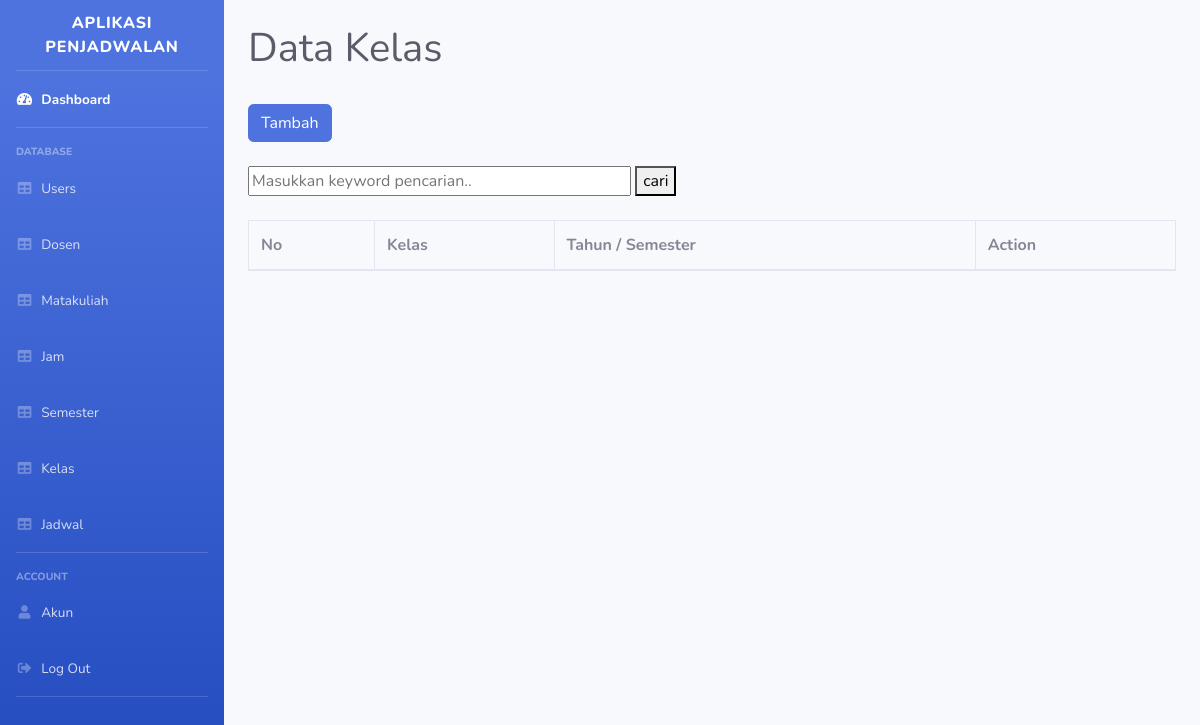
The app's page /kelas.php (signed in), older data.
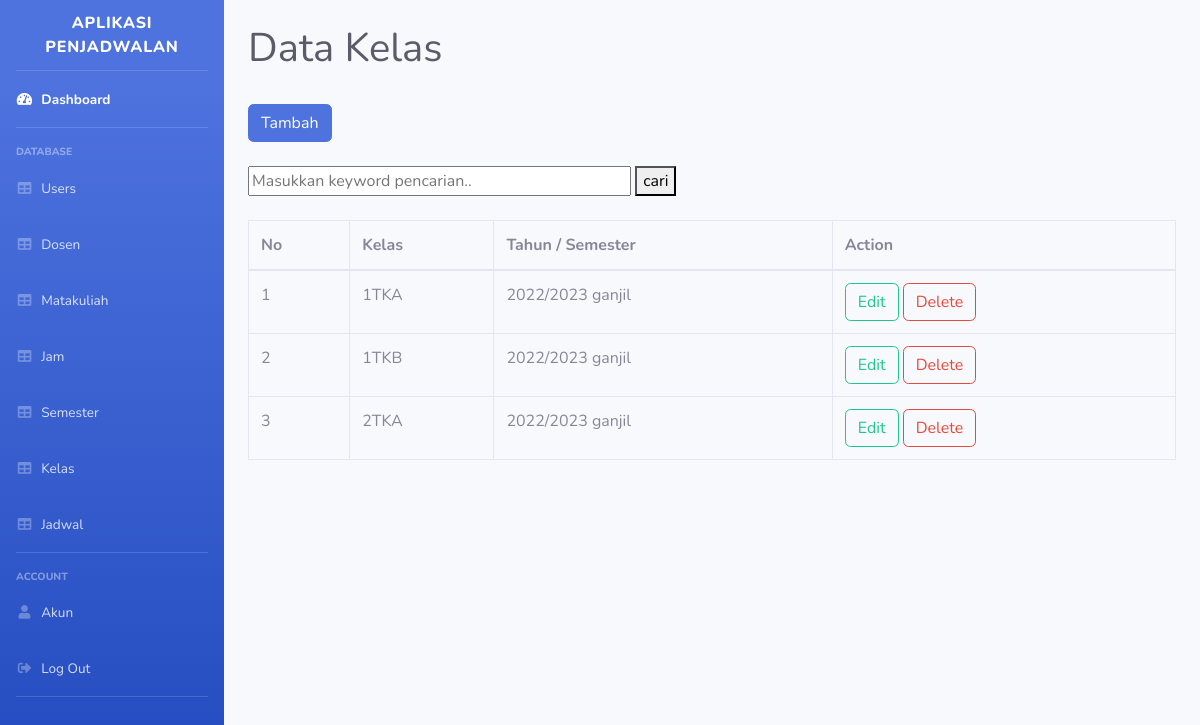
The same page, newer data.
### tables this page shows
CREATE TABLE `kelas` (
  `id_kelas` int(11) NOT NULL,
  `kelas` varchar(30) NOT NULL,
  `id_semester` int(11) NOT NULL
);

CREATE TABLE `semester` (
  `id_semester` int(11) NOT NULL,
  `tahun` varchar(50) NOT NULL,
  `semester` enum('ganjil','genap') NOT NULL,
  `status` enum('0','1') NOT NULL
);

### kelas.php (the view, shortened to what this page needs)
<?php
require 'function.php';
$result = mysqli_query($conn, "SELECT * FROM kelas INNER JOIN semester ON kelas.id_semester = semester.id_semester");
?>
<!DOCTYPE html>
<html lang="en">
<head>
    <link href="vendor/fontawesome-free/css/all.min.css" rel="stylesheet" type="text/css">
    <link href="css/sb-admin-2.min.css" rel="stylesheet">
</head>
<body>
    <div id="wrapper">
        <?php include 'navigation.php'; ?>
        <div id="content-wrapper" class="d-flex flex-column">
            <div class="container-fluid">
                <div class="d-sm-flex align-items-center justify-content-between mb-4 mt-4">
                    <h1 class="text-gray-800">Data Kelas</h1>
                </div>
                <div class="mb-4">
                    <a class="btn btn-primary" role="button" href="add_kelas.php">Tambah</a>
                </div>
                <div class="mb-4">
                    <form action="" method="post">
                        <input type="text" name="keyword" size="40" placeholder="Masukkan keyword pencarian.." autocomplete="off">
                        <button type="submit" name="cari">cari</button>
                    </form>
                </div>
                <div class="table-responsive">
                    <table class="table table-bordered" cellspacing="0">
                        <thead>
                            <tr>
                                <th>No</th>
                                <th>Kelas</th>
                                <th>Tahun / Semester</th>
                                <th>Action</th>
                            </tr>
                        </thead>
                        <tbody>
                            <?php $i = 1; ?>
                            <?php while ($data = mysqli_fetch_assoc($result)): ?>
                            <tr>
                                <td><?= $i++; ?></td>
                                <td><?= $data['kelas']; ?></td>
                                <td><?= $data['tahun'] . " " . $data['semester']; ?></td>
                                <td>
                                    <a class="btn btn-outline-success" role="button" href="update_kelas.php?id_kelas=<?= $data['id_kelas']; ?>">Edit</a>
                                    <a class="btn btn-outline-danger" role="button" href="delete_kelas.php?id_kelas=<?= $data['id_kelas']; ?>"
                                        onclick="return confirm('Apakah anda yakin ingin menghapus data ini?')">Delete</a>
                                </td>
                            </tr>
                            <?php endwhile; ?>
                        </tbody>
                    </table>
                </div>
            </div>
        </div>
    </div>
</body>
</html>

### navigation.php
<ul class="navbar-nav bg-gradient-primary sidebar bg-sidebar sidebar-dark accordion" id="accordionSidebar">
    <a class="sidebar-brand d-flex align-items-center justify-content-center" href="index.php">
        <div class="sidebar-brand-text mx-3">Aplikasi Penjadwalan</div>
    </a>
    <hr class="sidebar-divider my-0">
    <li class="nav-item active">
        <a class="nav-link" href="index.php">
            <i class="fas fa-fw fa-tachometer-alt"></i>
            <span>Dashboard</span></a>
    </li>
    <hr class="sidebar-divider">
    <div class="sidebar-heading">
        database
    </div>
    <li class="nav-item">
        <a class="nav-link" href="pengguna.php">
            <i class="fas fa-fw fa-table"></i>
            <span>Users</span></a>
    </li>
    <li class="nav-item">
        <a class="nav-link" href="dosen.php">
            <i class="fas fa-fw fa-table"></i>
            <span>Dosen</span></a>
    </li>
    <li class="nav-item">
        <a class="nav-link" href="matakuliah.php">
            <i class="fas fa-fw fa-table"></i>
            <span>Matakuliah</span></a>
    </li>
    <li class="nav-item">
        <a class="nav-link" href="slot_waktu.php">
            <i class="fas fa-fw fa-table"></i>
            <span>Jam</span></a>
    </li>
    <li class="nav-item">
        <a class="nav-link" href="semester.php">
            <i class="fas fa-fw fa-table"></i>
            <span>Semester</span></a>
    </li>
    <li class="nav-item">
        <a class="nav-link" href="kelas.php">
            <i class="fas fa-fw fa-table"></i>
            <span>Kelas</span></a>
    </li>
    <li class="nav-item">
        <a class="nav-link" href="jadwal.php">
            <i class="fas fa-fw fa-table"></i>
            <span>Jadwal</span></a>
    </li>
    <hr class="sidebar-divider">
    <div class="sidebar-heading">
        Account
    </div>
    <li class="nav-item">
        <a class="nav-link" href="akun.php">
            <i class="fas fa-fw fa-user"></i>
            <span>Akun</span></a>
    </li>
    <li class="nav-item">
        <a class="nav-link" href="logout.php">
            <i class="fas fa-fw fa-sign-out-alt"></i>
            <span>Log Out</span></a>
    </li>
    <hr class="sidebar-divider d-none d-md-block">
</ul>

Row changes from the older to the newer data that the page shows:
added kelas: kelas "1TKA", id_semester.tahun "2022/2023", id_semester.semester "ganjil"
added kelas: kelas "1TKB", id_semester.tahun "2022/2023", id_semester.semester "ganjil"
added kelas: kelas "2TKA", id_semester.tahun "2022/2023", id_semester.semester "ganjil"
